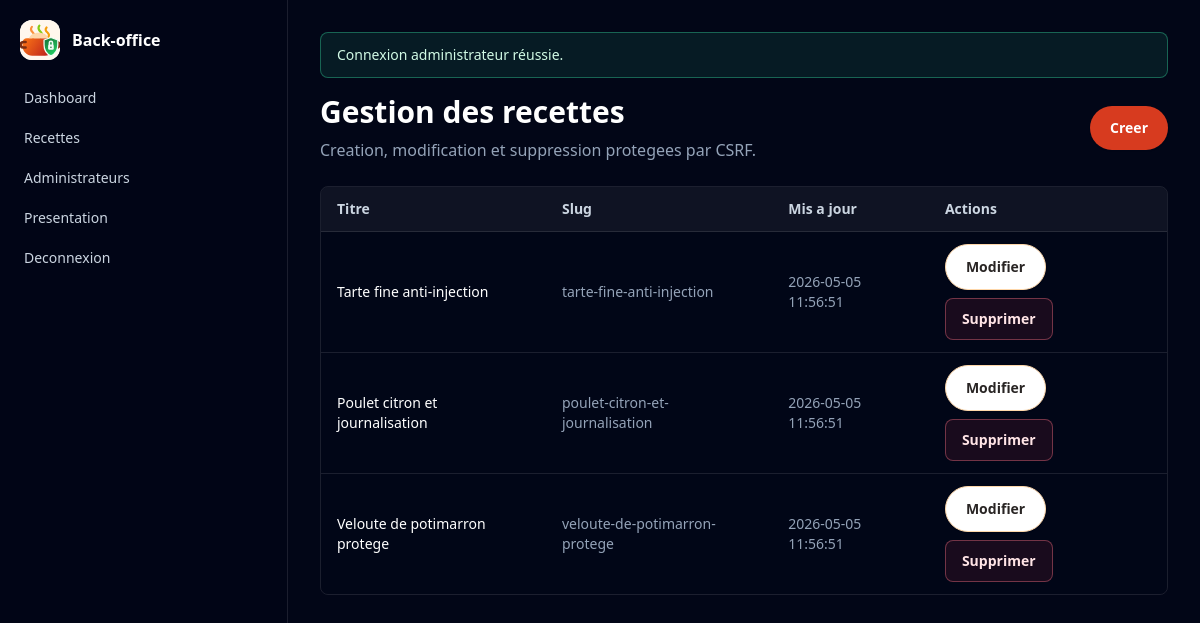
Page /admin/recipes/index.php (signed in) on the earlier database version.
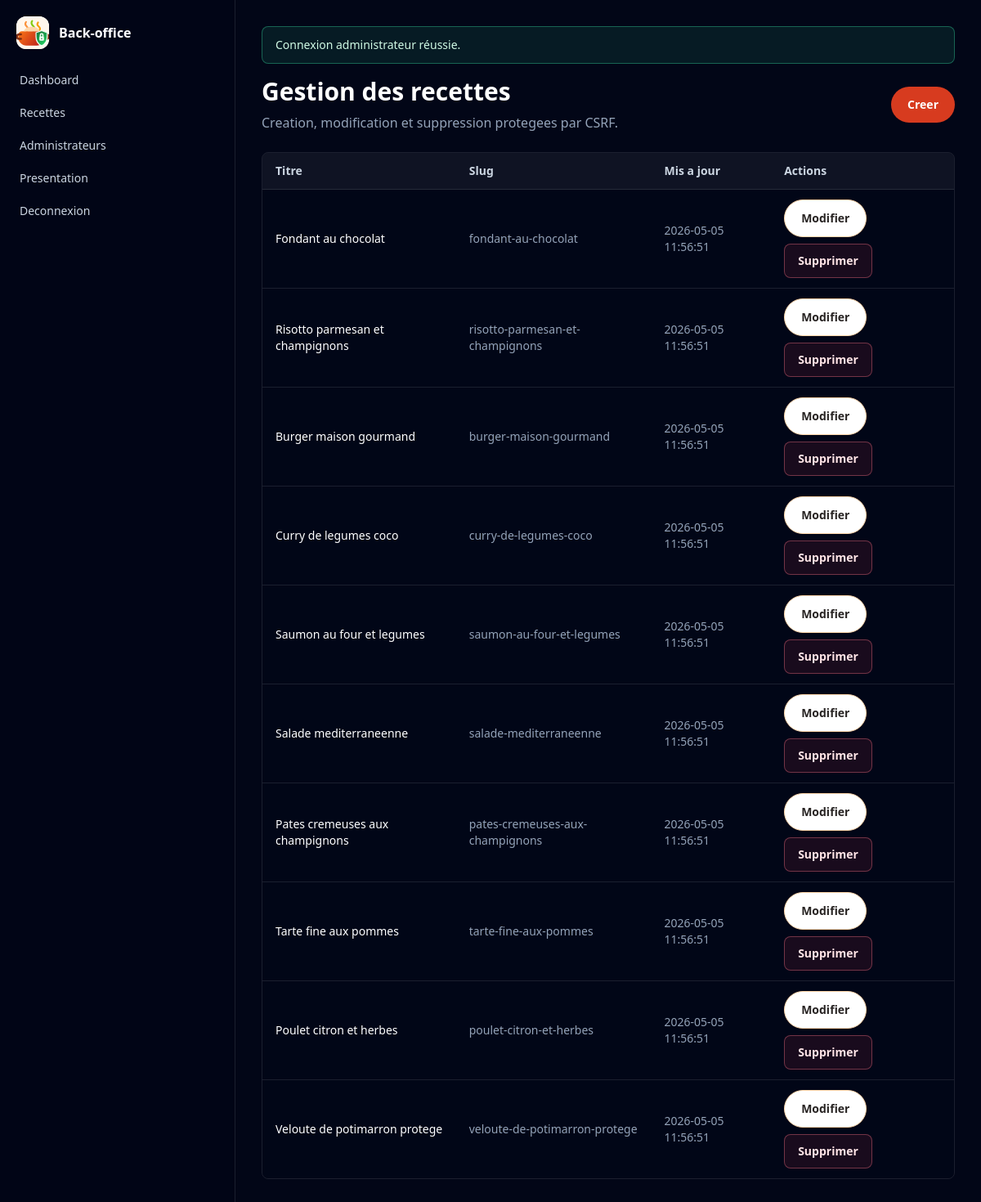
Same page on the later database version.
### tables this page shows
CREATE TABLE IF NOT EXISTS recipes (
  id INT AUTO_INCREMENT PRIMARY KEY,
  title VARCHAR(150) NOT NULL,
  slug VARCHAR(180) NOT NULL UNIQUE,
  short_description VARCHAR(300) NOT NULL,
  description TEXT NOT NULL,
  ingredients TEXT NOT NULL,
  preparation_steps TEXT NOT NULL,
  image_path VARCHAR(255) NULL,
  created_at DATETIME NOT NULL DEFAULT CURRENT_TIMESTAMP,
  updated_at DATETIME NOT NULL DEFAULT CURRENT_TIMESTAMP ON UPDATE CURRENT_TIMESTAMP,
  INDEX idx_recipes_slug (slug)
);

### public/admin/recipes/index.php (called while the page is built)
<?php require __DIR__ . '/../../../admin/recipes/index.php';

### app/helpers/flash.php (called while the page is built, shortened)
<?php
function flash_get_all(): array
{
    $messages = $_SESSION['flash'] ?? [];
    return $messages;
}

### app/config/database.php (called while the page is built, shortened)
<?php
function db(): PDO
{
    $host = env_value('DB_HOST', '127.0.0.1');
    $port = env_value('DB_PORT', '3306');
    $name = env_value('DB_NAME', 'secure_recipes_greta92');
    $user = env_value('DB_USER', 'root');
    $password = env_value('DB_PASSWORD', '');
    $dsn = "mysql:host={$host};port={$port};dbname={$name};charset=utf8mb4";
    $pdo = new PDO($dsn, (string) $user, (string) $password, [
        PDO::ATTR_ERRMODE => PDO::ERRMODE_EXCEPTION,
        PDO::ATTR_DEFAULT_FETCH_MODE => PDO::FETCH_ASSOC,
        PDO::ATTR_EMULATE_PREPARES => false,
    ]);
    return $pdo;
}

### app/repositories/RecipeRepository.php (called while the page is built, shortened)
<?php
final class RecipeRepository
{
    public function all(): array
    {
        $stmt = $this->pdo->prepare('SELECT * FROM recipes ORDER BY created_at DESC, id DESC');
        $stmt->execute();
        return $stmt->fetchAll();
    }
}

### admin/recipes/index.php (the view, shortened to what the changed rows need)
<?php
require_once BASE_PATH . '/app/config/database.php';
require_once BASE_PATH . '/app/repositories/RecipeRepository.php';
$recipes = [];
$error = null;
try {
    $recipes = (new RecipeRepository(db()))->all();
} catch (Throwable $exception) {
    $error = 'Base de donnees indisponible.';
}
admin_header('Recettes');
?>
<?php render_flash(); ?>
<div class="mb-6 flex flex-col gap-3 sm:flex-row sm:items-center sm:justify-between">
    <div>
        <h1 class="text-3xl font-bold text-white">Gestion des recettes</h1>
    </div>
    <a class="btn-primary" href="/admin/recipes/create.php">Creer</a>
</div>
<?php if ($error): ?>
    <div class="panel-card p-5 text-amber-100"><?= e($error) ?></div>
<?php else: ?>
    <div class="overflow-hidden rounded-lg border border-white/10">
        <table class="w-full min-w-[760px] divide-y divide-white/10 text-left text-sm">
            <thead class="bg-white/5 text-slate-300">
                <tr><th class="px-4 py-3">Titre</th><th class="px-4 py-3">Slug</th><th class="px-4 py-3">Mis a jour</th><th class="px-4 py-3">Actions</th></tr>
            </thead>
            <tbody class="divide-y divide-white/10">
                <?php foreach ($recipes as $recipe): ?>
                    <tr class="bg-slate-950/40">
                        <td class="px-4 py-3 font-medium text-white"><?= e($recipe['title']) ?></td>
                        <td class="px-4 py-3 text-slate-400"><?= e($recipe['slug']) ?></td>
                        <td class="px-4 py-3 text-slate-400"><?= e($recipe['updated_at']) ?></td>
                        <td class="px-4 py-3">
                            <div class="flex flex-wrap gap-2">
                                <a class="btn-secondary" href="/admin/recipes/edit.php?id=<?= e($recipe['id']) ?>">Modifier</a>
                                <form method="post" action="/admin/recipes/delete.php" onsubmit="return confirm('Supprimer cette recette ?');">
                                    <button class="btn-danger" type="submit">Supprimer</button>
                                </form>
                            </div>
                        </td>
                    </tr>
                <?php endforeach; ?>
            </tbody>
        </table>
    </div>
<?php endif; ?>
<?php admin_footer(); ?>

### app/helpers/functions.php (shortened to what the changed rows need)
<?php
function e(mixed $value): string
{
    return htmlspecialchars((string) $value, ENT_QUOTES, 'UTF-8');
}
function admin_header(string $title): void
{
    $pageTitle = e($title . ' - Administration');
    echo <<<HTML
<!doctype html>
<html lang="fr">
<head>
    <meta charset="utf-8">
    <meta name="viewport" content="width=device-width, initial-scale=1">
    <title>{$pageTitle}</title>
    <link rel="stylesheet" href="/assets/css/output.css">
</head>
<body class="min-h-screen bg-slate-950 text-slate-100 antialiased">
<div class="min-h-screen lg:flex">
    <aside class="border-b border-white/10 bg-slate-950/95 lg:min-h-screen lg:w-72 lg:border-b-0 lg:border-r">
        <div class="flex items-center justify-between px-5 py-5 lg:block">
            <a class="flex items-center gap-3 font-semibold text-white" href="/admin/dashboard.php">
                <img class="h-10 w-10 rounded-xl bg-white" src="/assets/img/logo-mijote-protege.svg" alt="">
                <span>Back-office</span>
            </a>
            <a class="text-sm text-slate-400 hover:text-white lg:hidden" href="/logout.php">Sortir</a>
        </div>
        <nav class="grid gap-1 px-3 pb-5 text-sm">
            <a class="rounded-lg px-3 py-2 text-slate-300 hover:bg-white/10 hover:text-white" href="/admin/dashboard.php">Dashboard</a>
            <a class="rounded-lg px-3 py-2 text-slate-300 hover:bg-white/10 hover:text-white" href="/admin/recipes/index.php">Recettes</a>
            <a class="rounded-lg px-3 py-2 text-slate-300 hover:bg-white/10 hover:text-white" href="/admin/admins/index.php">Administrateurs</a>
            <a class="rounded-lg px-3 py-2 text-slate-300 hover:bg-white/10 hover:text-white" href="/presentation.php">Presentation</a>
            <a class="hidden rounded-lg px-3 py-2 text-slate-300 hover:bg-white/10 hover:text-white lg:block" href="/logout.php">Deconnexion</a>
        </nav>
    </aside>
    <main class="flex-1">
        <div class="mx-auto max-w-7xl px-4 py-8 sm:px-6 lg:px-8">
HTML;
}
function admin_footer(): void
{
    echo <<<HTML
        </div>
    </main>
</div>
</body>
</html>
HTML;
}
function render_flash(): void
{
    $messages = flash_get_all();
    foreach ($messages as $type => $items) {
        $classes = $type === 'success'
            ? 'border-emerald-400/40 bg-emerald-400/10 text-emerald-100'
            : 'border-rose-400/40 bg-rose-400/10 text-rose-100';
        foreach ($items as $message) {
            echo '<div class="mb-4 rounded-lg border px-4 py-3 text-sm ' . $classes . '">' . e($message) . '</div>';
        }
    }
}

Differences in the rows shown:
added recipes: title "Fondant au chocolat", slug "fondant-au-chocolat", updated_at "2026-05-05 11:56:51"
added recipes: title "Risotto parmesan et champignons", slug "risotto-parmesan-et-champignons", updated_at "2026-05-05 11:56:51"
added recipes: title "Burger maison gourmand", slug "burger-maison-gourmand", updated_at "2026-05-05 11:56:51"
added recipes: title "Curry de legumes coco", slug "curry-de-legumes-coco", updated_at "2026-05-05 11:56:51"
added recipes: title "Saumon au four et legumes", slug "saumon-au-four-et-legumes", updated_at "2026-05-05 11:56:51"
added recipes: title "Salade mediterraneenne", slug "salade-mediterraneenne", updated_at "2026-05-05 11:56:51"
added recipes: title "Pates cremeuses aux champignons", slug "pates-cremeuses-aux-champignons", updated_at "2026-05-05 11:56:51"
changed recipes: title "Tarte fine anti-injection" → "Tarte fine aux pommes"; slug "tarte-fine-anti-injection" → "tarte-fine-aux-pommes"
changed recipes: title "Poulet citron et journalisation" → "Poulet citron et herbes"; slug "poulet-citron-et-journalisation" → "poulet-citron-et-herbes"
